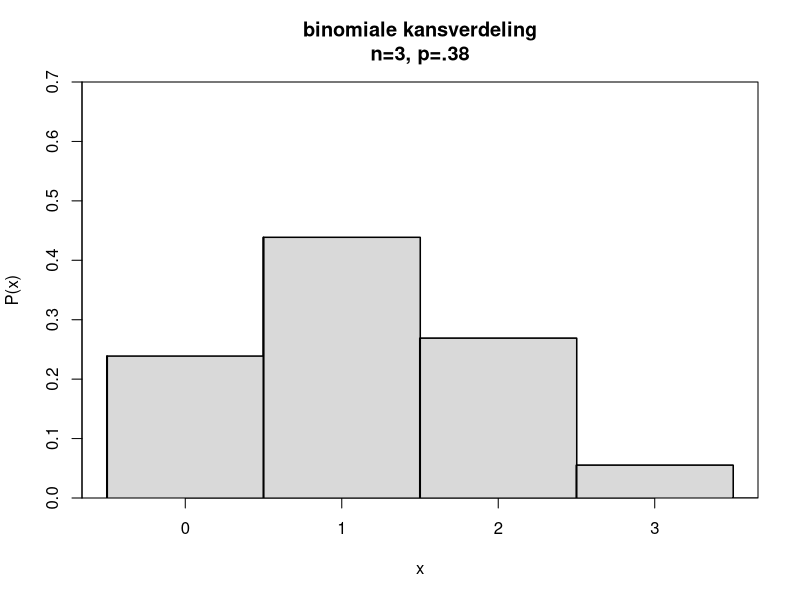
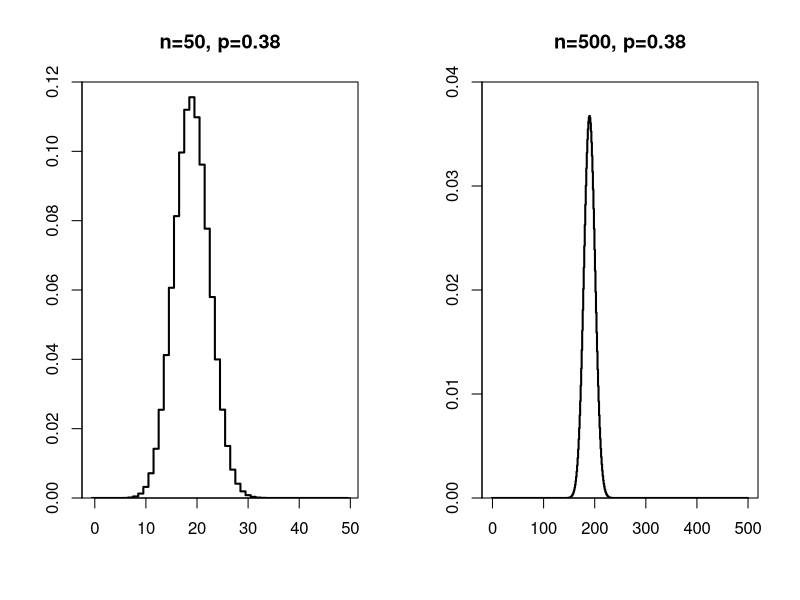
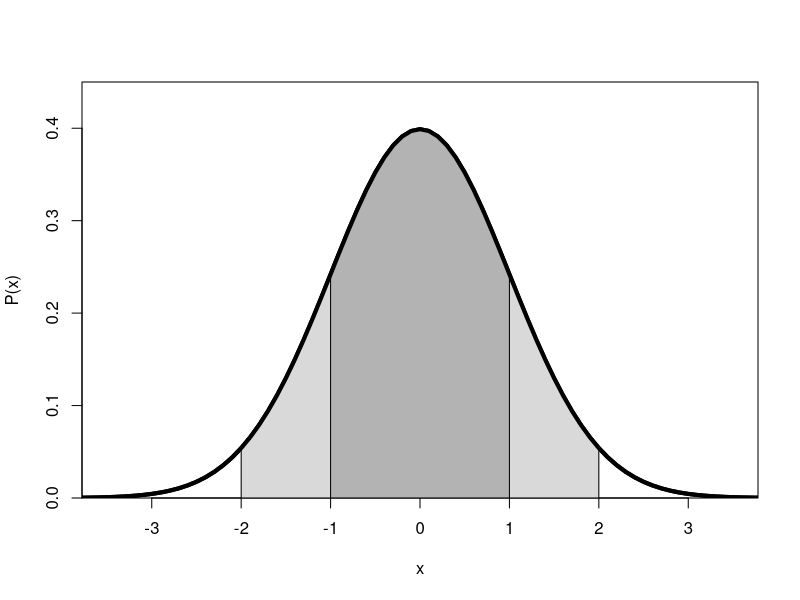
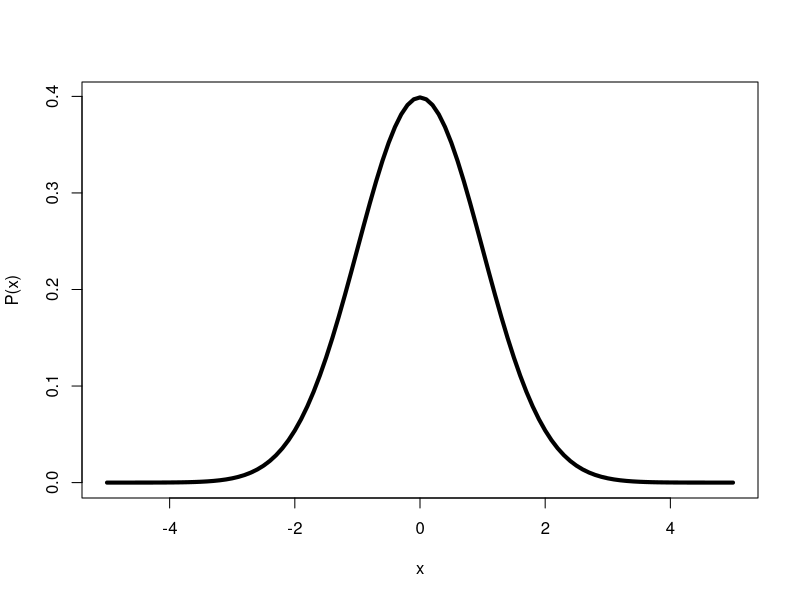
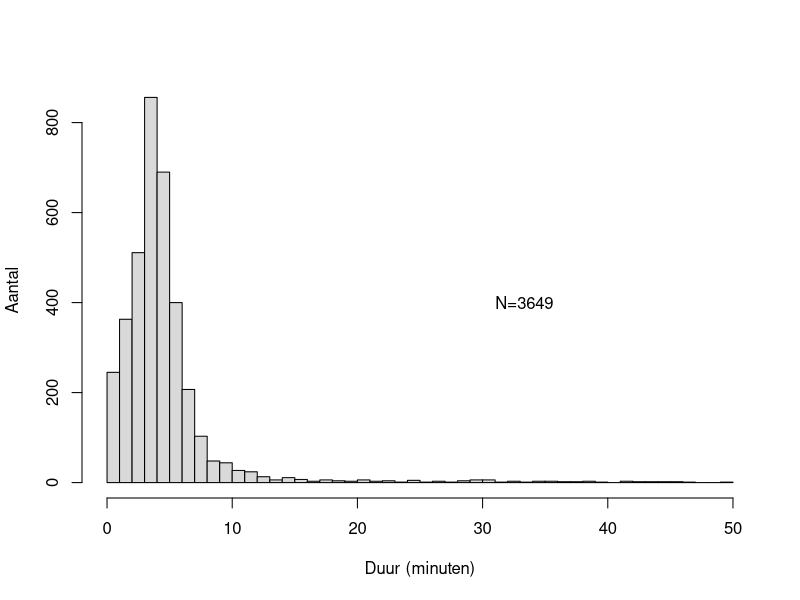
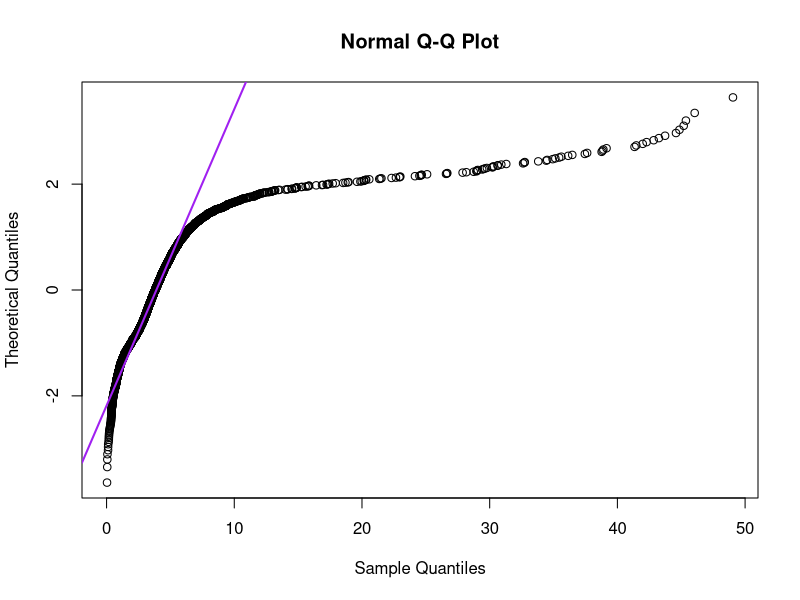
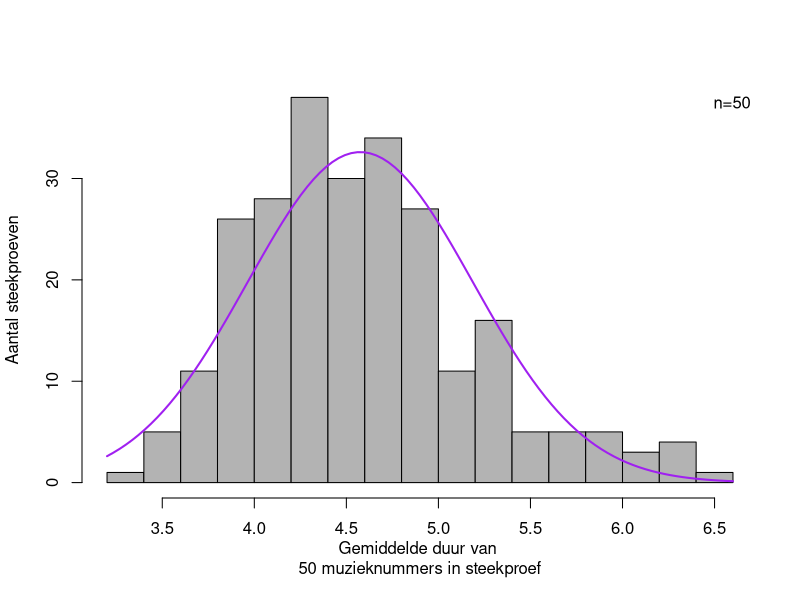
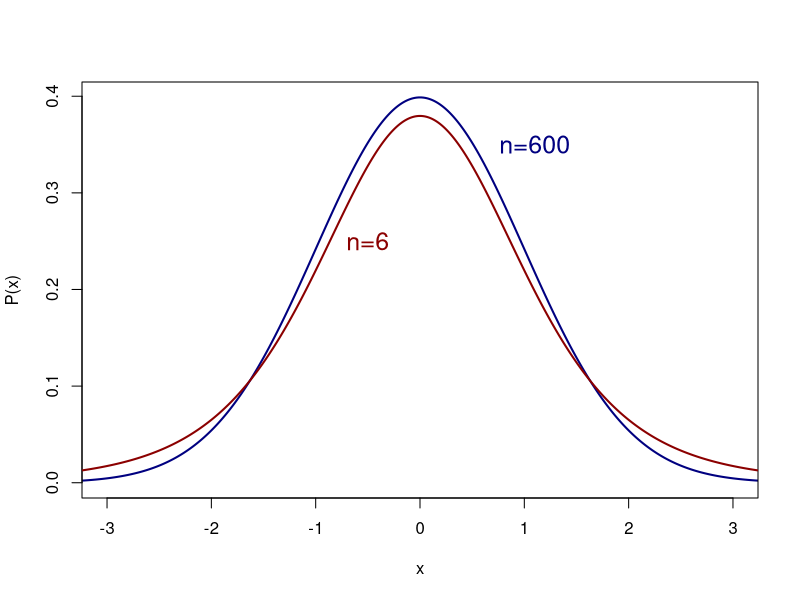

Here is the R script that generated these plots, in order: (Note: this script raises an error after producing the figures.)
## ---- chunk 1
xx <- 0:4
plot( xx-0.5, dbinom(xx,size=3,prob=.38), 
    type="s", ylim=c(0,.7), xlab="x", ylab="P(x)", lwd=2, 
    main="binomiale kansverdeling\nn=3, p=.38", yaxs="i" )
polygon( x=c( -0.5, rep(xx,each=2)+rep( c(-0.5,+0.5), length(xx) ) ), 
         y=c( 0, rep(dbinom(xx,size=3,prob=.38),each=2) ), 
         col="grey85" )
segments( x0=xx-0.5, y0=0, y1=dbinom(xx,3,.38), lwd=2 ) # ontbrekend segmentje
## ---- chunk 2
dbinom( 0:3, size=3, prob=.38 )
## ---- chunk 3
matrixcalc::pascal.matrix( 10 ) # links onder diagonaal is Driehoek van Pascal
## ---- chunk 4
op <- par(mfcol=c(1,2))
plotbinom <- function( x, n=100, pr=.38, xlab="", ylab="", ymax=.5, ... ) {
  plot( xx-0.5, dbinom(x,size=n,prob=pr), 
    type="s", ylim=c(0,ymax), xlab=xlab, ylab=ylab, lwd=2, 
    main=paste("n=",n,", p=",pr,sep=""), yaxs="i" )
  segments( x0=x[1]-0.5, y0=0, y1=dbinom(x[1],n,pr), lwd=2 ) # ontbrekend segmentje
}
# links
xx <- 0:50
plotbinom(xx, n=50, pr=.38, ymax=.12)
# rechts
xx <- 0:500
plotbinom(xx, n=500, ymax=.04)
par(op)
## ---- chunk 5
curve( dnorm(x,mean=0,sd=1), from=-5, to=+5, lwd=4,
       xlab="x", ylab="P(x)", yaxs="i", xlim=c(-3.5,+3.5), ylim=c(0,0.45)  )
xx <- seq(-2,+2,by=.01)
polygon( x=c( -2, xx, 2 ), 
         y=c(  0, dnorm(xx,mean=0,sd=1), 0 ), 
         col="grey85" )
xx <- seq(-1,+1,by=.01)
polygon( x=c( -1, xx, 1 ), 
         y=c(  0, dnorm(xx,mean=0,sd=1), 0 ), 
         col="grey70" )
curve( dnorm(x,mean=0,sd=1), from=-5, to=+5, lwd=4,
       xlab="x", ylab="P(x)", yaxs="i", xlim=c(-3.5,+3.5), ylim=c(0,0.45),  add=TRUE  )
## ---- chunk 6
curve( dnorm( x, mean=0, sd=1 ), 
       from=-5, to=+5, lwd=4, xlab="x", ylab="P(x)" )
## ---- chunk 7
itunes <- read.table( file="data/itunestimes20120511.txt", header=TRUE )
# Size in bytes, Time in ms
# longest <- max(itunes$Time/60000) ## set upper limit at 50 minutes, remove few extreme outliers
longest <- 50 - 0.1
themax <- ceiling( longest )
ok <- (itunes$Time/60000 < themax)
yy <- itunes$Time[ok]/60000
## ---- chunk 8
hist( yy, xlab="Duur (minuten)", ylab="Aantal", main="", 
      breaks=themax, col=grey(.85) )
text( themax*2/3, 400, paste("N=",nrow(itunes),sep="") )
## ---- chunk 9
qqnorm( yy, datax=TRUE )
qqline( yy, col="purple", lwd=2, datax=TRUE )
## ---- chunk 10
itunes <- read.table( file="data/itunestimes20120511.txt", header=TRUE )
# Size in bytes, Time in ms
qqnorm(itunes$Time/60000, datax=T, plot.it=FALSE) # normally we'd use plot.it=TRUE  
# qqline(itunes$Time/60000, datax=T, col="purple", lwd=T) # see QQ-plot above
## ---- chunk 11
shapiro.test(itunes$Time/60000)
## ---- chunk 12
set.seed(202009)
nn  <- 50
aux <- sample( x=length(yy), size=50 )
## ---- chunk 13
set.seed(2020)
nn <- 50
itunesmeans <- rep(NA,nn)
for (i in 1:250) {
  steekproef <- sample( x=length(yy), size=nn )
  itunesmeans[i] <- mean( yy[steekproef] )
}
hist( itunesmeans, col=gray(.70), breaks=16, # ceiling(sqrt(250))
      xlab=paste("Gemiddelde duur van \n",nn," muzieknummers in steekproef", sep=""),
      ylab="Aantal steekproeven", 
      main="" )
legend("topright", legend="n=50", bty="n") # no box
curve( dnorm(x,mean=mean(itunesmeans),sd=sd(itunesmeans))*nn, col="purple", lwd=2, add=TRUE )
## ---- chunk 14
curve( dt(x,df=600-1), from=-4, to=+4, xlim=c(-3,3), lwd=2, ylab="P(x)", n=501, col="navy" )
curve( dt(x,df=6-1), from=-4, to=+4, lwd=2, add=TRUE, n=501, col="darkred" )
text( -0.5, 0.25, "n=6", col="darkred", cex=1.5)
text( 1.1, 0.35, "n=600", col="navy", cex=1.5)
## ---- chunk 15
# plot.tempo95CIs.20150325
# data van tempo van CGN sprekers
set.seed(20090227) # first version
nn <- 30
conf <- .95
mu <- 0.220
sigma <- 0.0225
nsim <- 100
crit <- qt( 1-((1-conf)/2), (nn-1) )
se <- function(x) { sd(x)/sqrt(length(x)) }
results <- NA
hits <- rep(NA,nsim)
op <- par( oma=c(0,0,0,0), mar=c(3,1,3,1)+0.1 )
plot( 1:nsim, 1:nsim, type="n", 
	xlab="Spreektempo (seconde/lettergreep)", ylab="", xlim=c(0.195,0.245), yaxt="n" )
abline( v=0, lty=2 )

for (i in 1:nsim) {
	aux <- rnorm(nn,mu,sigma)
	lb <- mean(aux)-crit*se(aux)
	ub <- mean(aux)+crit*se(aux)
	results <- append( results, c(mean(aux),se(aux),lb,ub) )
	hits[i] <- is.inrange( mu, c(lb,ub) )
	lines( x=c(lb,ub), y=rep(i,2), type="l",lwd=2,
	       col=ifelse(hits[i],"black","red") )
	points( x=mean(aux), y=i, pch=20, cex=.5 ) # added 20090319
	}
results <- results[2:length(results)]
results <- matrix(results,ncol=4,byrow=T)
mtext("Spreektempo (seconde/lettergreep)", side=1, line=2)
mtext("Spreektempo (lettergreep/seconde)", side=3, line=2)
abline(v=mu, col="grey", lty=2) 
xx <- seq(0.18,0.26,by=0.02)
axis(side=3, at=xx, labels=round(1/xx,2) ) 
axis(side=4, at=which(!hits), labels=F) # ticks only
# clean up
rm(nn,conf,mu,sigma,nsim,crit,i)
rm(aux,lb,ub)
# keep results matrix
par(op)
